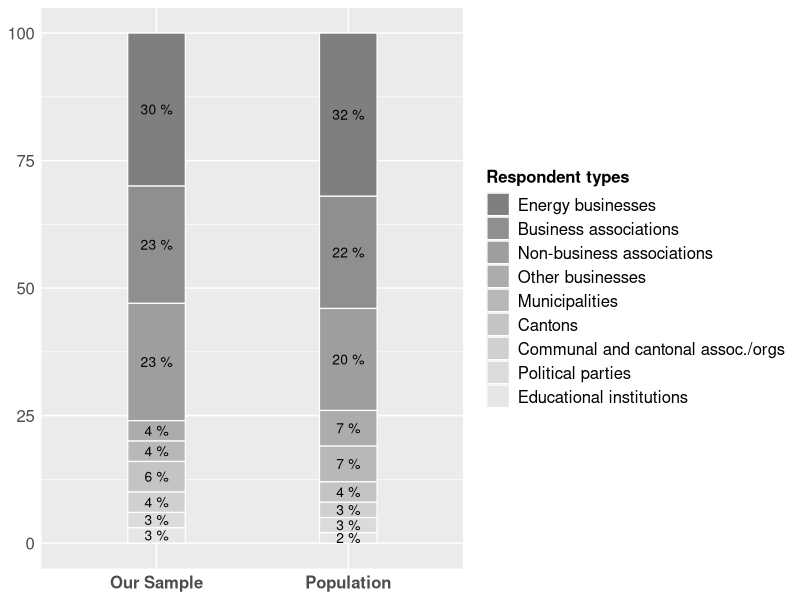
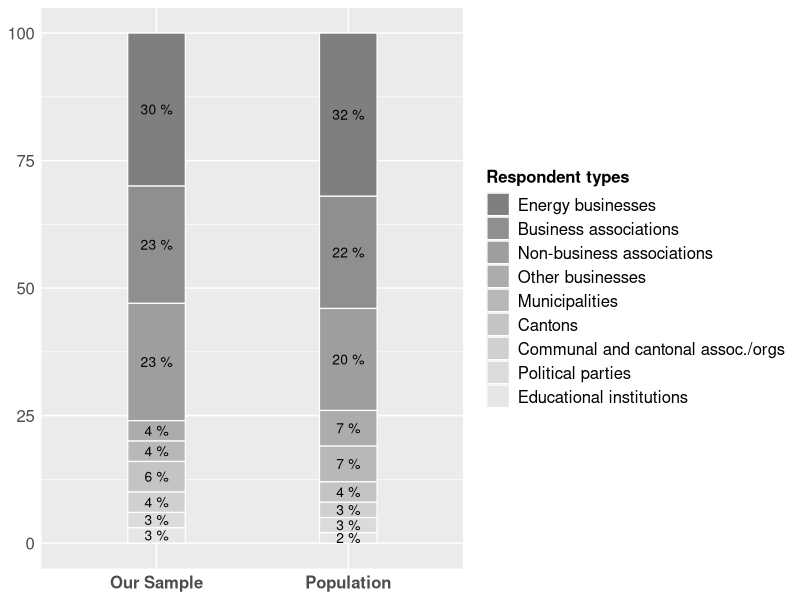
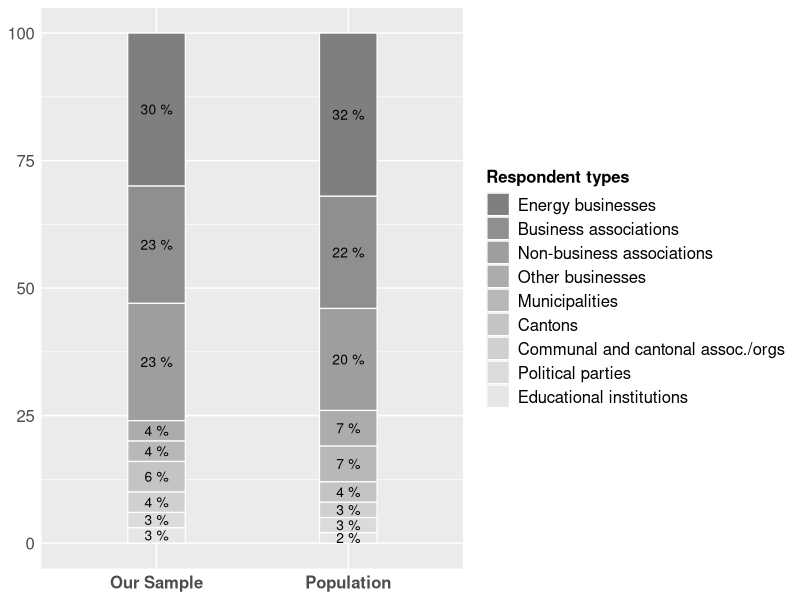

Recreate these plots in R, in order.
## ---- chunk 1
knitr::opts_chunk$set(echo = TRUE)
## ---- chunk 2
library(ggplot2)
## ---- chunk 3
data <- data.frame(
   actor = c("Energy businesses", "Business associations", "Non-business associations", "Other businesses", "Municipalities", "Cantons", "Communal and cantonal assoc./orgs", "Political parties", "Educational institutions", "Energy businesses", "Business associations", "Non-business associations", "Other businesses", "Municipalities", "Cantons", "Communal and cantonal assoc./orgs", "Political parties", "Educational institutions"),
  percent = c(32, 22, 20, 7, 7, 4,  3, 3, 2, 30, 23, 23, 4, 4, 6, 4, 3, 3), ## % of population first, then sample
  group = c(rep("Population", 9), rep("Our Sample", 9)),
  order = c(as.character(rep(1:9,2)))
)
## ---- chunk 4
# plot theme.
blank_themep <-  #theme_minimal()+
  theme(
    axis.title.x = element_blank(),
    axis.title.y = element_blank(),
    #panel.border = element_blank(),
    #panel.grid=element_blank(),
    axis.ticks = element_blank(),
    plot.title= element_text(size=15, face="bold",hjust = 0.5),
    legend.title=element_text(size=12, face="bold"),
    legend.text=element_text(size=12),
    axis.text.x=element_text(size=12, face="bold"),
    axis.text.y=element_text(size=12)
   )
## ---- chunk 5
# my gray scale.
n <- 9
grayscale <- gray.colors(n, start = 0.5, end = 0.9, gamma = 1.8)
## ---- chunk 6
base <- 
  ggplot(data, aes(x=group, y=percent, fill=order, label = paste(percent,"%"))) +
  geom_bar(width = 0.3,  color = "white", size = 0.4, stat = "identity", position = "stack") +  # color/size for borders
  scale_fill_manual(values = grayscale[1:n], labels = data$actor)+
  geom_text(size = 3.5, position = position_stack(vjust = 0.5)) +  # for graph labels
  labs(fill ="Respondent types") +
  blank_themep
plot(base)
## ---- chunk 7
png(file="../outputs/fig_actor_hr.png", width = 7, height = 5, units = "in", res = 300) ## high res
    base
dev.off()
png(file="../outputs/fig_actor_lr.png", width = 7, height = 5, units = "in", res = 70) ## low res
    base
dev.off()
